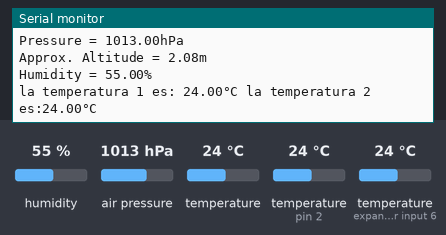
A sketch run on a simulated Arduino Uno, built with avr-gcc and run on an emulated ATmega328P. Parts: the last lines printed to the serial monitor. Inputs (shaded band) come from the test bench; at power-on: humidity 55 %, temperature (sensors on pin 2, expander input 6) 24 °C, air pressure 1013 hPa, temperature 24 °C.

Above: at 1.2 s.
1.3 s: humidity set to 22 %
At 2.5 s:
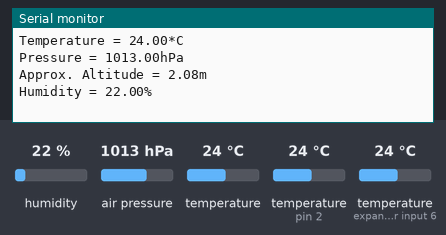
3.4 s: temperature (sensor on pin 2) set to 12 °C
At 5.2 s:
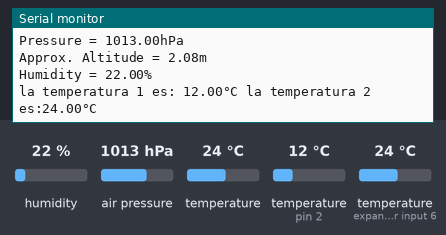
5.5 s: temperature (sensor on expander input 6) set to 12 °C
At 7.0 s:
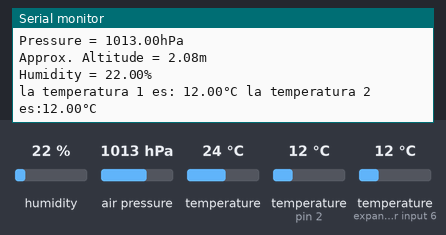
7.6 s: air pressure set to 952 hPa
At 9.5 s:
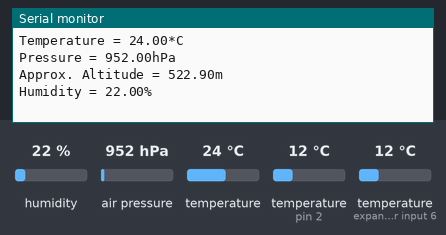
9.7 s: temperature (sensor 0) set to 12 °C
At 10.3 s:
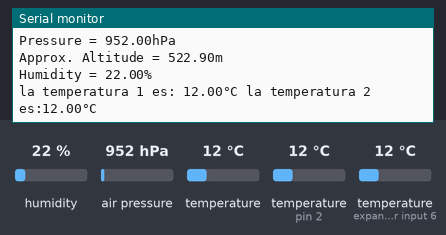
11.8 s: temperature (sensor on pin 2) set to 19 °C
At 14.2 s:
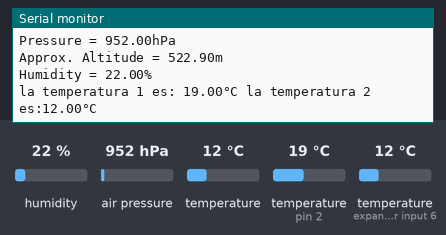
Timing chart, 0 to 14.9 s (numbered marks = the images above; inputs shaded):
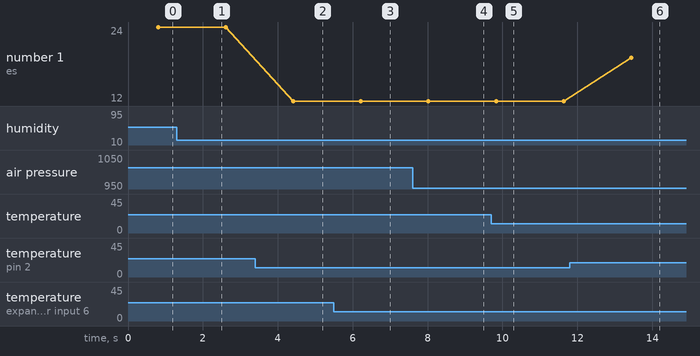

Measured:
- after the input at 1.3 s, the serial monitor: prints a new line after 0.58 s (image 1)
- after the input at 3.4 s, the serial monitor: prints a new line after 1.0 s (image 2)
- after the input at 5.5 s, the serial monitor: prints a new line after 0.72 s (image 3)
- after the input at 7.6 s, the serial monitor: prints a new line after 1.4 s (image 4)
- after the input at 11.8 s, the serial monitor: prints a new line after 1.6 s (image 6)
- plotted number 1: 24 → 12 after the input at 3.4 s, 12 → 19 after the input at 11.8 s

The sketch:

un_solo_bme_280.ino
```cpp
//programa simple para probar un solo bme 280
#include <Wire.h>
#include <Adafruit_Sensor.h>
#include <Adafruit_BME280.h>
#include <OneWire.h>
#include <DallasTemperature.h>
OneWire ourWire(2); //Se establece la comunicación OneWire
                     //para los sensores DS18B20 en el pin 2
DallasTemperature sensors(&ourWire);//Se llama a la librería DallasTemperature
float t0,t1,t2;


#define SEALEVELPRESSURE_HPA (1013.25)

Adafruit_BME280 bme;

void setup() {
  Serial.begin(9600);

  if (!bme.begin(0x76)) {
    Serial.println("Could not find a valid BME280 sensor, check wiring!");
    while (1);
  }
}

void loop() {
  Serial.print("Temperature = ");
  Serial.print(bme.readTemperature());
  Serial.println("*C");

  Serial.print("Pressure = ");
  Serial.print(bme.readPressure() / 100.0F);
  Serial.println("hPa");

  Serial.print("Approx. Altitude = ");
  Serial.print(bme.readAltitude(SEALEVELPRESSURE_HPA));
  Serial.println("m");

  Serial.print("Humidity = ");
  Serial.print(bme.readHumidity());
  Serial.println("%");

  sensors.requestTemperatures(); // Prepara los sensores DS para medir temperatura
  t0=sensors.getTempCByIndex(0); //Se lee la temperatura del interior
  t1=sensors.getTempCByIndex(1); // "     "     "     "     " exterior

 Serial.println((String) "la temperatura 1 es: " + t0 + "°C " + "la temperatura 2 es:" + t1 + "°C ");

  delay(1000);
}
```
